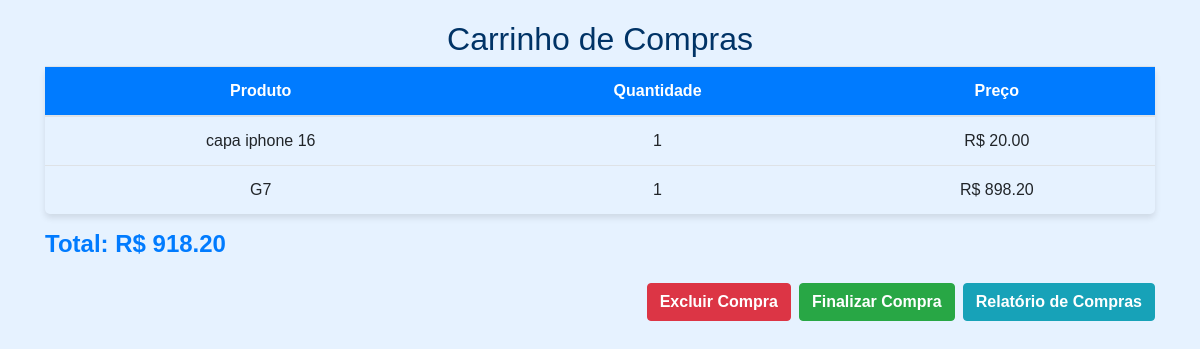
The page /carrinho/ (signed in) on the database its author committed.
### carrinho/models.py (models this page shows, shortened)
class ItemCarrinho(models.Model):
    cliente = models.ForeignKey(Cliente, on_delete=models.CASCADE)
    produto = models.ForeignKey(Produto, on_delete=models.CASCADE)
    quantidade = models.IntegerField(default=1)
    def total_preco(self):
        return self.quantidade * self.produto.preco

### produto/models.py (models this page shows, shortened)
class Produto(models.Model):
    nome = models.CharField(max_length=100)
    descricao = models.CharField(max_length=100)
    preco = models.DecimalField(max_digits=10, decimal_places=2)
    quantidade = models.IntegerField()
    categoria = models.CharField(max_length=60, null=True, blank=True)
    imagem = models.ImageField(upload_to='imagens/', null=True, blank=True)

### carrinho/views.py (the view)
# urls.py: path('', exibir_carrinho, name='exibir_carrinho'),
def exibir_carrinho(request):
    cliente_id = request.session.get('cliente_id')
    if cliente_id:
        itens = ItemCarrinho.objects.filter(cliente_id=cliente_id)
        total = sum(item.total_preco() for item in itens)
        return render(request, 'carrinho.html', {'itens': itens, 'total': total})
    else:
        messages.error(request, 'Você precisa estar logado para ver o carrinho.')
        return render(request, "logincli.html")

### carrinho/templates/carrinho.html (shortened to what this page needs)
<!DOCTYPE html>
<html lang="pt-br">
<head>
    <link rel="stylesheet" href="https://stackpath.bootstrapcdn.com/bootstrap/4.1.3/css/bootstrap.min.css">
</head>
<body>
<div class="container">
    <h2>Carrinho de Compras</h2>
    <table class="table">
        <thead>
            <tr>
                <th>Produto</th>
                <th>Quantidade</th>
                <th>Preço</th>
            </tr>
        </thead>
        <tbody>
            {% for item in itens %}
            <tr>
                <td>{{ item.produto.nome }}</td>
                <td>{{ item.quantidade }}</td>
                <td>R$ {{ item.total_preco }}</td>
            </tr>
            {% endfor %}
        </tbody>
    </table>
    <h4>Total: R$ {{ total }}</h4>
    <div class="d-flex justify-content-end mt-4">
        <a href="{% url 'excluir_carrinho' %}" class="btn btn-danger mr-2">Excluir Compra</a>
        <a href="{% url 'finalizar_compra' %}" class="btn btn-success">Finalizar Compra</a>
        <a href="{% url 'relatorio_compras' %}" class="btn btn-info ml-2">Relatório de Compras</a>
    </div>
</div>
</body>
</html>

### carrinho/templates/carrinho.html (style rules this page uses)
body { background-color: #e6f2ff; font-family: Arial, sans-serif; }
h2 { color: #003366; margin-top: 20px; text-align: center; }
table { background-color: #ffffff; border-radius: 5px; box-shadow: 0px 4px 6px rgba(0, 0, 0, 0.1); }
th { background-color: #007bff; color: white; text-align: center; }
td { text-align: center; }
.btn { font-weight: bold; }
.btn-danger { background-color: #dc3545; border-color: #dc3545; }
.btn-success { background-color: #28a745; border-color: #28a745; }
.btn-info { background-color: #17a2b8; border-color: #17a2b8; }
.d-flex { margin-top: 20px; }
h4 { color: #007bff; font-weight: bold; }

### rows shown on the page
ItemCarrinho: produto.nome "capa iphone 16", quantidade "1", total_preco "20.00"
ItemCarrinho: produto.nome "G7", quantidade "1", total_preco "898.20"

### other values the page prints
{{ total }} "918.20"
